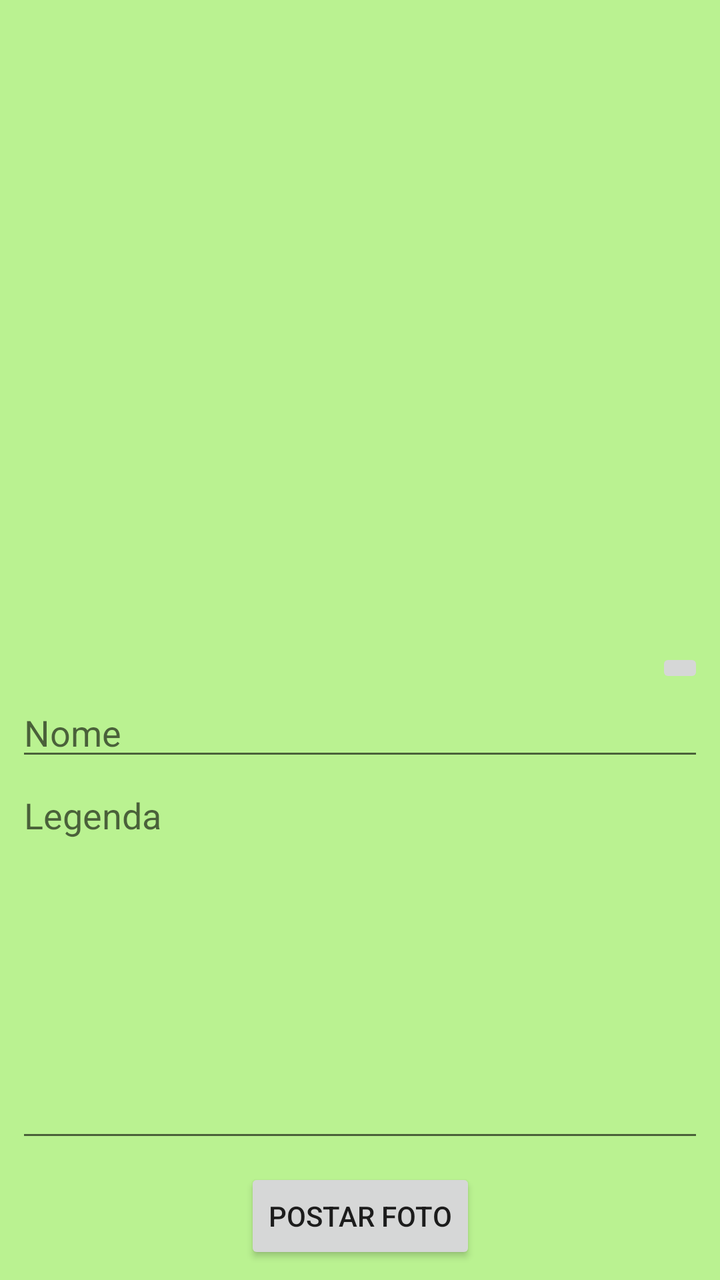
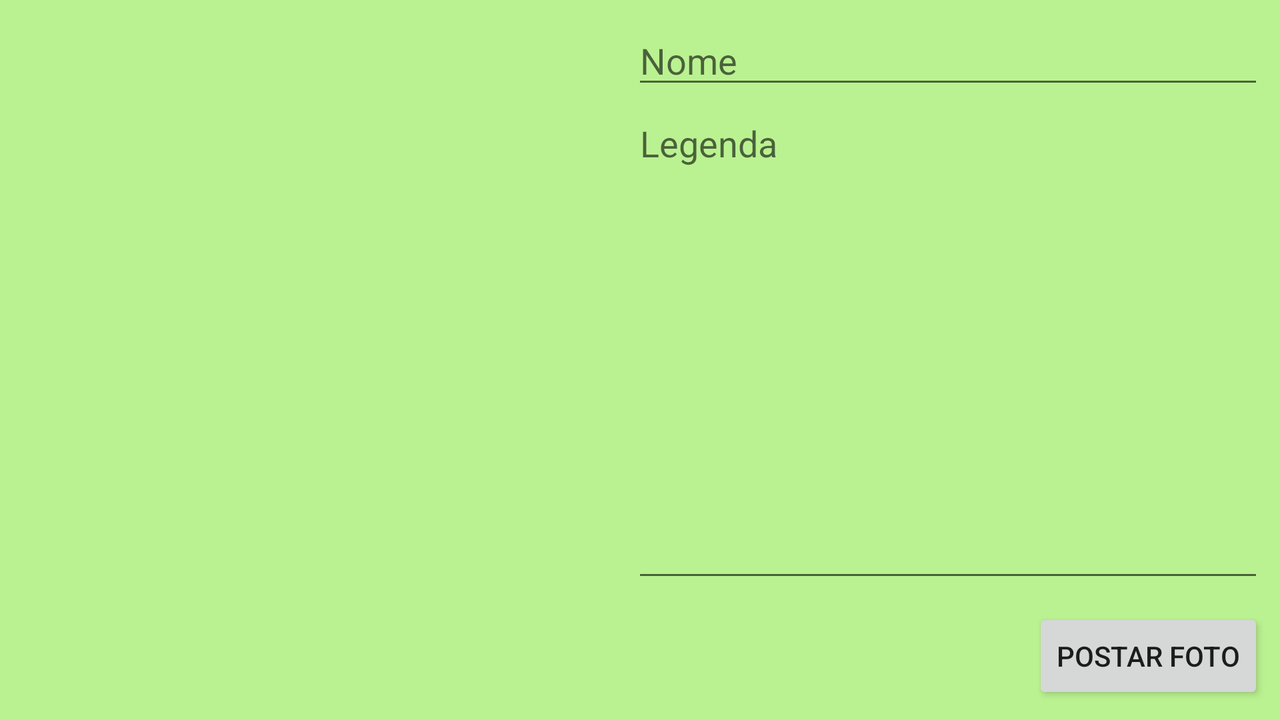

One screen, two layout resources from the same app: the default and the repository's alternative for another configuration. Each is rendered where Android would select it; the XML of both is given below.
<!-- AndroidManifest.xml: application theme AppTheme -->
<!-- res/layout/activity_nova_postagem.xml -->
<?xml version="1.0" encoding="utf-8"?>
<androidx.constraintlayout.widget.ConstraintLayout xmlns:android="http://schemas.android.com/apk/res/android"
    xmlns:app="http://schemas.android.com/apk/res-auto"
    xmlns:tools="http://schemas.android.com/tools"
    android:layout_width="match_parent"
    android:layout_height="match_parent"
    android:background="#BAF291"
    tools:context=".activity.AdicionarPostagemActivity">

    <ImageView
        android:id="@+id/imvPhotoPreview"
        android:layout_width="0dp"
        android:layout_height="300dp"
        android:layout_marginStart="16dp"
        android:layout_marginLeft="16dp"
        android:layout_marginTop="16dp"
        android:layout_marginEnd="16dp"
        android:layout_marginRight="16dp"
        android:scaleType="centerCrop"
        app:layout_constraintEnd_toEndOf="parent"
        app:layout_constraintStart_toStartOf="parent"
        app:layout_constraintTop_toTopOf="parent"
        tools:srcCompat="@tools:sample/avatars" />

    <ImageButton
        android:id="@+id/imbChooseImage"
        android:layout_width="wrap_content"
        android:layout_height="wrap_content"
        android:layout_marginTop="8dp"
        android:layout_marginEnd="8dp"
        android:layout_marginRight="8dp"
        app:layout_constraintEnd_toEndOf="parent"
        app:layout_constraintTop_toBottomOf="@+id/imvPhotoPreview"
        app:srcCompat="@drawable/ic_baseline_add_photo_alternate_24" />

    <EditText
        android:id="@+id/etTitle"
        android:layout_width="0dp"
        android:layout_height="wrap_content"
        android:layout_marginStart="8dp"
        android:layout_marginLeft="8dp"
        android:layout_marginEnd="8dp"
        android:layout_marginRight="8dp"
        android:ems="10"
        android:hint="Nome"
        android:inputType="textPersonName"
        app:layout_constraintEnd_toEndOf="parent"
        app:layout_constraintStart_toStartOf="parent"
        app:layout_constraintTop_toBottomOf="@+id/imbChooseImage" />

    <Button
        android:id="@+id/btnAddItem"
        android:layout_width="wrap_content"
        android:layout_height="wrap_content"
        android:layout_marginBottom="8dp"
        android:text="Postar foto"
        app:layout_constraintBottom_toBottomOf="parent"
        app:layout_constraintEnd_toEndOf="parent"
        app:layout_constraintStart_toStartOf="parent" />

    <EditText
        android:id="@+id/etDescription"
        android:layout_width="0dp"
        android:layout_height="0dp"
        android:layout_marginStart="8dp"
        android:layout_marginLeft="8dp"
        android:layout_marginEnd="8dp"
        android:layout_marginRight="8dp"
        android:layout_marginBottom="8dp"
        android:ems="10"
        android:gravity="start|top"
        android:hint="Legenda"
        android:inputType="textMultiLine"
        app:layout_constraintBottom_toTopOf="@+id/btnAddItem"
        app:layout_constraintEnd_toEndOf="parent"
        app:layout_constraintStart_toStartOf="parent"
        app:layout_constraintTop_toBottomOf="@+id/etTitle" />

</androidx.constraintlayout.widget.ConstraintLayout>
<!-- resources referenced by this layout -->
<resources>
  <!-- drawable ic_baseline_add_photo_alternate_24 (drawable) -->
  <vector android:height="24dp" android:tint="#B5B5B5"
      android:viewportHeight="24" android:viewportWidth="24"
      android:width="24dp" xmlns:android="http://schemas.android.com/apk/res/android">
      <path android:fillColor="@android:color/white" android:pathData="M19,7v2.99s-1.99,0.01 -2,0L17,7h-3s0.01,-1.99 0,-2h3L17,2h2v3h3v2h-3zM16,11L16,8h-3L13,5L5,5c-1.1,0 -2,0.9 -2,2v12c0,1.1 0.9,2 2,2h12c1.1,0 2,-0.9 2,-2v-8h-3zM5,19l3,-4 2,3 3,-4 4,5L5,19z"/>
  </vector>
  <style name="AppTheme" parent="Base.Theme.AppCompat.Light.DarkActionBar">
          
          <item name="colorPrimary">#8ECC6D</item>
          <item name="colorPrimaryDark">#8ECC6D</item>
          <item name="colorAccent">@color/colorAccent</item>
      </style>
  <color name="colorAccent">#03DAC5</color>
</resources>
<!-- res/layout-land/activity_nova_postagem.xml (the repository's variant of the layout above) -->
<!-- drawn on the phone turned sideways -->
<?xml version="1.0" encoding="utf-8"?>
<androidx.constraintlayout.widget.ConstraintLayout xmlns:android="http://schemas.android.com/apk/res/android"
    xmlns:app="http://schemas.android.com/apk/res-auto"
    xmlns:tools="http://schemas.android.com/tools"
    android:layout_width="match_parent"
    android:layout_height="match_parent"
    android:background="#BAF291"
    tools:context=".activity.AdicionarPostagemActivity">

    <ImageView
        android:id="@+id/imvPhotoPreview"
        android:layout_width="300dp"
        android:layout_height="300dp"
        android:layout_marginStart="8dp"
        android:layout_marginLeft="8dp"
        android:scaleType="centerCrop"
        app:layout_constraintBottom_toTopOf="@+id/btnAddItem"
        app:layout_constraintStart_toStartOf="parent"
        app:layout_constraintTop_toTopOf="parent"
        tools:srcCompat="@tools:sample/avatars" />

    <ImageButton
        android:id="@+id/imbChooseImage"
        android:layout_width="wrap_content"
        android:layout_height="wrap_content"
        android:layout_marginTop="8dp"
        app:layout_constraintBottom_toTopOf="@+id/btnAddItem"
        app:layout_constraintEnd_toStartOf="@+id/etDescription"
        app:layout_constraintStart_toStartOf="parent"
        app:layout_constraintTop_toBottomOf="@+id/imvPhotoPreview"
        app:srcCompat="@drawable/ic_baseline_add_photo_alternate_24" />

    <EditText
        android:id="@+id/etTitle"
        android:layout_width="0dp"
        android:layout_height="wrap_content"
        android:layout_marginStart="8dp"
        android:layout_marginLeft="8dp"
        android:layout_marginTop="8dp"
        android:layout_marginEnd="8dp"
        android:layout_marginRight="8dp"
        android:ems="10"
        android:hint="Nome"
        android:inputType="textPersonName"
        app:layout_constraintEnd_toEndOf="parent"
        app:layout_constraintStart_toEndOf="@+id/imvPhotoPreview"
        app:layout_constraintTop_toTopOf="parent" />

    <Button
        android:id="@+id/btnAddItem"
        android:layout_width="wrap_content"
        android:layout_height="wrap_content"
        android:layout_marginEnd="8dp"
        android:layout_marginRight="8dp"
        android:layout_marginBottom="8dp"
        android:text="Postar foto"
        app:layout_constraintBottom_toBottomOf="parent"
        app:layout_constraintEnd_toEndOf="parent" />

    <EditText
        android:id="@+id/etDescription"
        android:layout_width="0dp"
        android:layout_height="0dp"
        android:layout_marginStart="8dp"
        android:layout_marginLeft="8dp"
        android:layout_marginEnd="8dp"
        android:layout_marginRight="8dp"
        android:layout_marginBottom="8dp"
        android:ems="10"
        android:gravity="start|top"
        android:hint="Legenda"
        android:inputType="textMultiLine"
        app:layout_constraintBottom_toTopOf="@+id/btnAddItem"
        app:layout_constraintEnd_toEndOf="parent"
        app:layout_constraintStart_toEndOf="@+id/imvPhotoPreview"
        app:layout_constraintTop_toBottomOf="@+id/etTitle" />

</androidx.constraintlayout.widget.ConstraintLayout>
